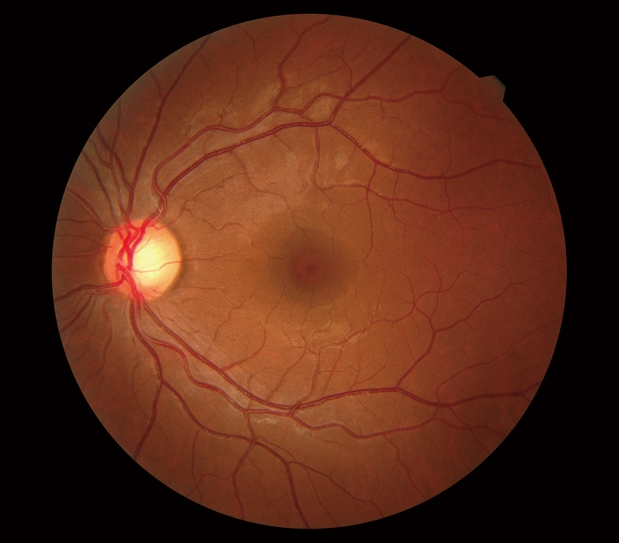
%> input picture Image Processing/retina_scan.jpg, 619 x 543 px
$ octave object_segmentation_active_countouring.m   (GNU Octave 9; MATLAB toolbox functions it lacks are replaced by stand-ins)
%> lines starting %> are read from the running program, lines starting %| are printed output that depends on the picture; in (x1, y1, x2, y2) boxes, pixels count from 0 and x2, y2 are one past the last pixel; in counts of white or black regions, pixels touching at a corner belong together; the program's own positions count from 1
clear all; close all; clc;

% Read an input image
A = imread('retina_scan.jpg');
%> A is the input picture: size 543x619x3 uint8; mean R, G, B 83.5, 39.5, 23.1

% Convert the image to grayscale
A = rgb2gray(A);
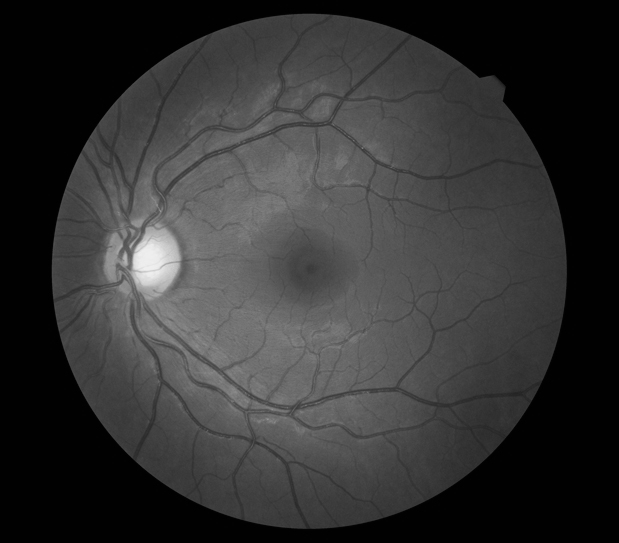
%> A: size 543x619 uint8; min 0, max 239, mean 50.7

% Generate mask for active contour initialization
mask = zeros(size(A));
mask(10:end-10,10:end-10) = 1;
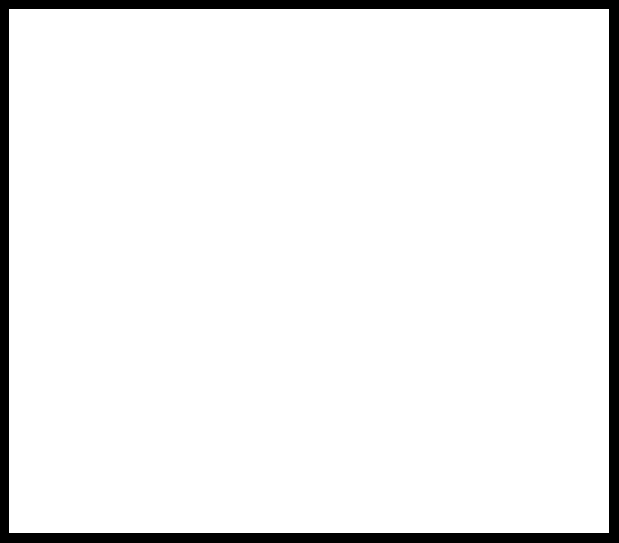
%> mask: size 543x619 double; values 0 (black) and 1 (white), 93.5% white; 1 black region, box (x1, y1, x2, y2) and area: (0, 0, 619, 543) 21717

% Segment the image using active contour method
%> (the run ends here)

$ run again, with Image Processing/himalayas.jpg copied over Image Processing/retina_scan.jpg
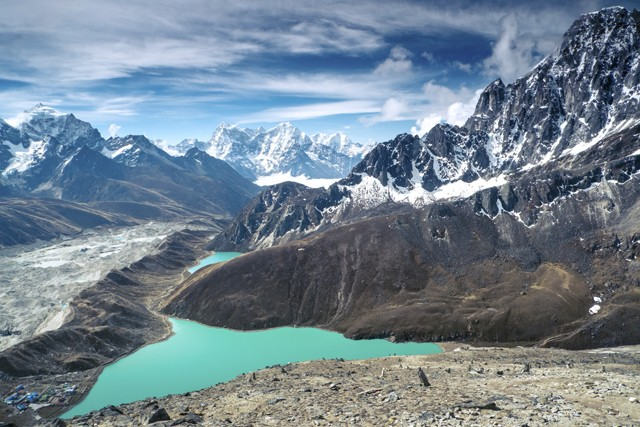
%> input picture Image Processing/himalayas.jpg, 640 x 427 px
%> A is the input picture: size 427x640x3 uint8; mean R, G, B 114.8, 131.7, 144.4
%> `A = rgb2gray(A);`:
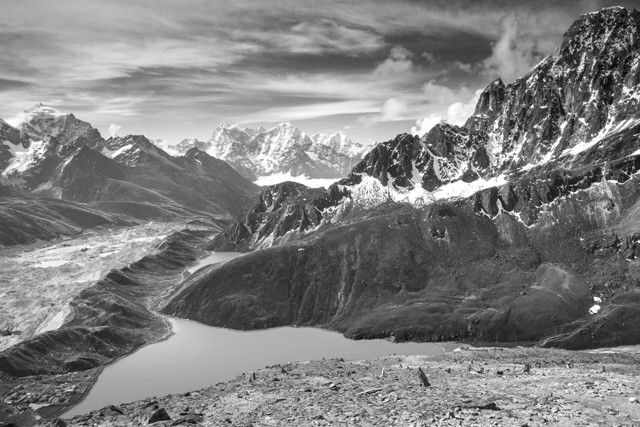
%> A: size 427x640 uint8; min 1, max 255, mean 128.1
%> `mask(10:end-10,10:end-10) = 1;`:
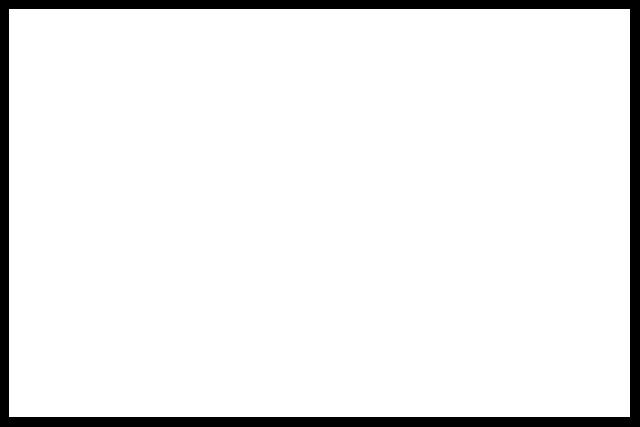
%> mask: size 427x640 double; values 0 (black) and 1 (white), 92.7% white; 1 black region, box (x1, y1, x2, y2) and area: (0, 0, 640, 427) 19912
